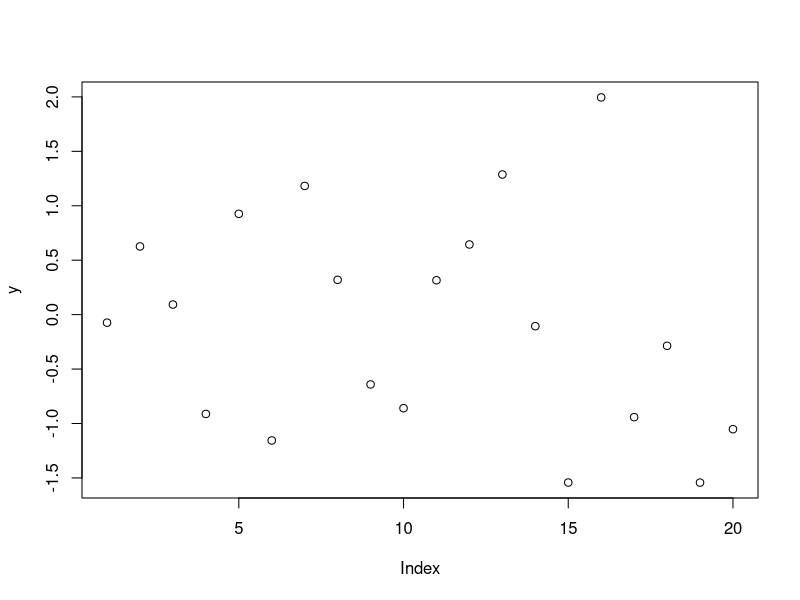
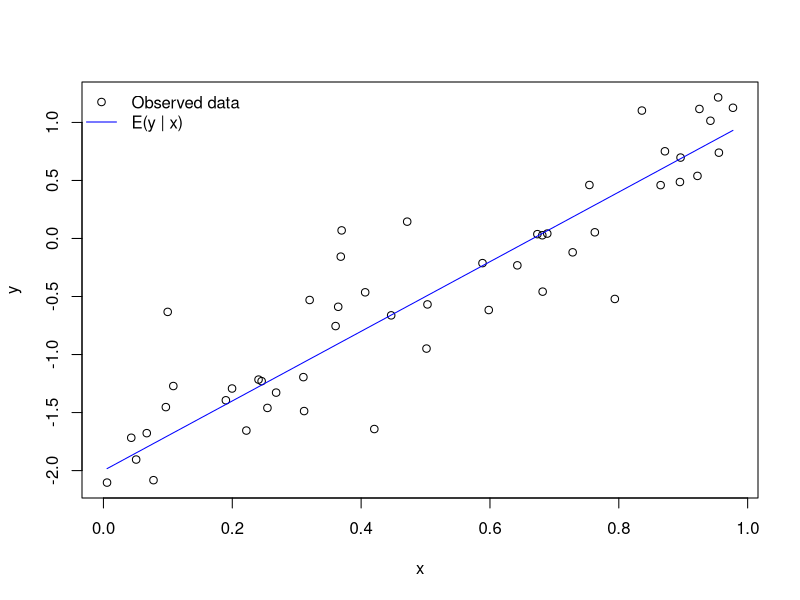
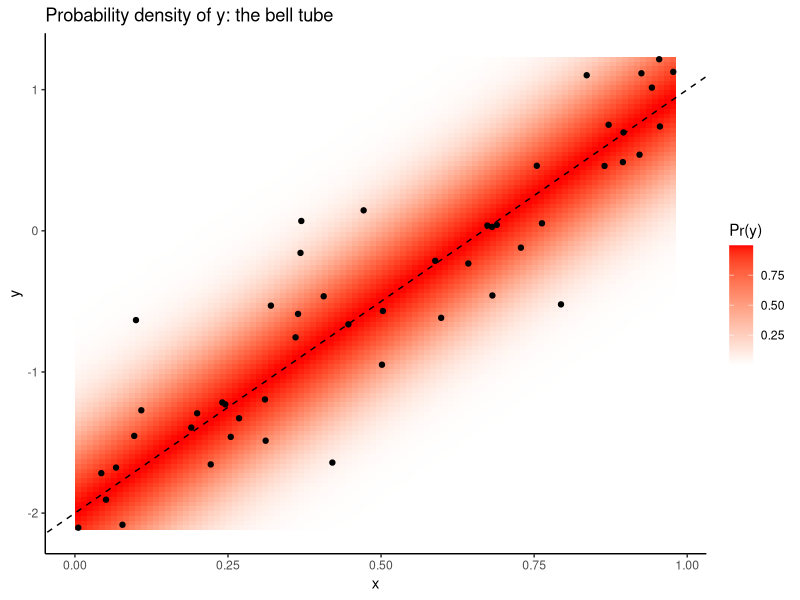
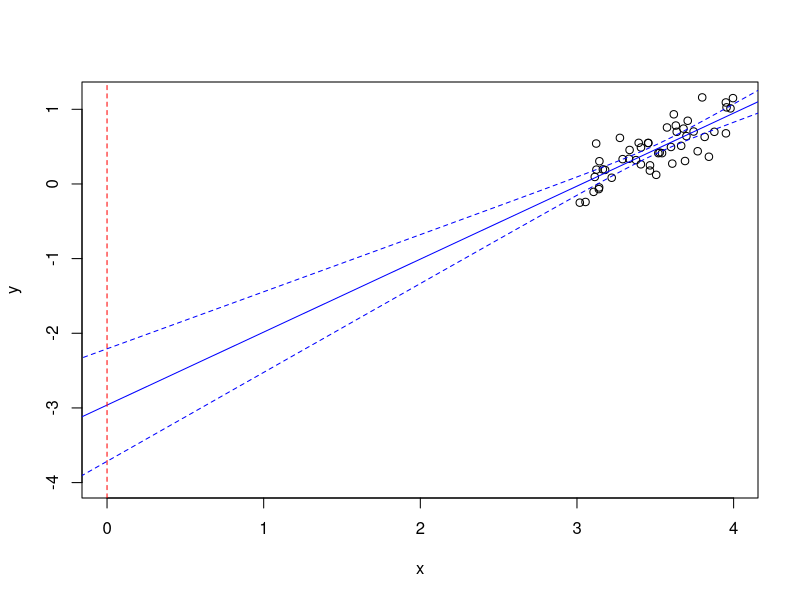
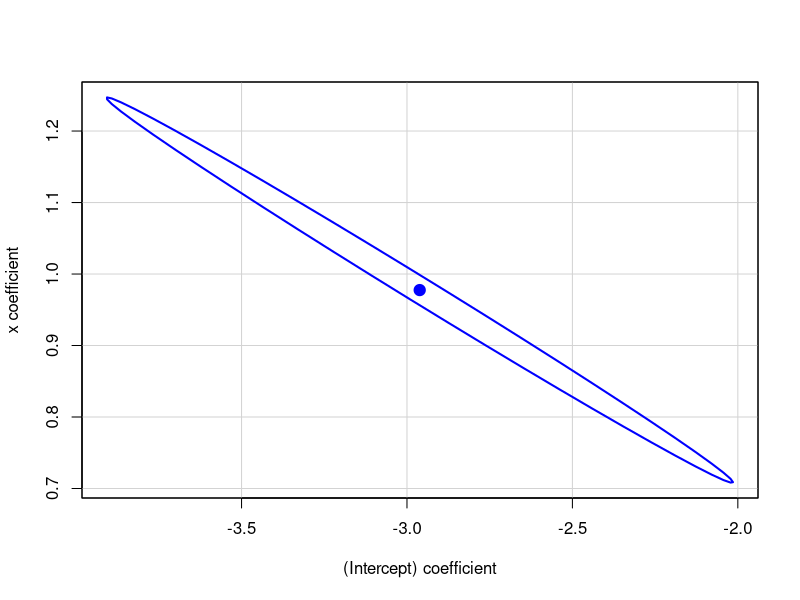
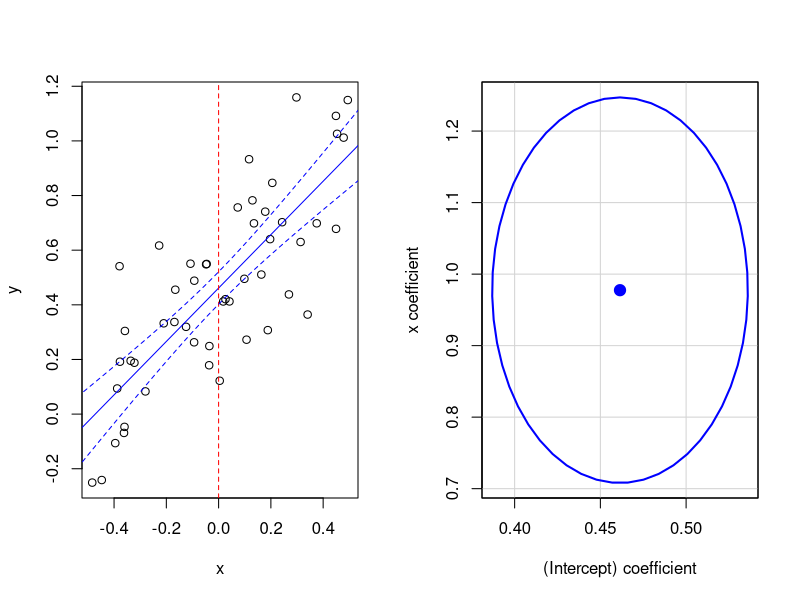
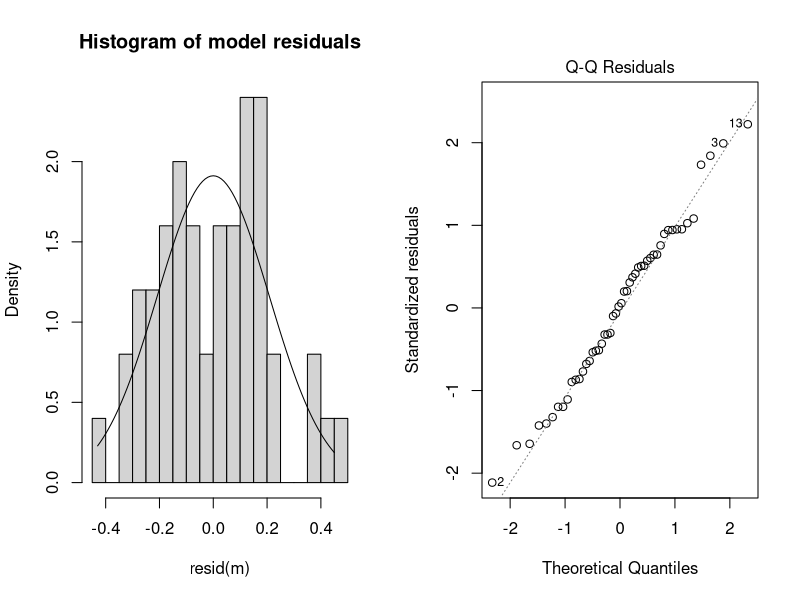
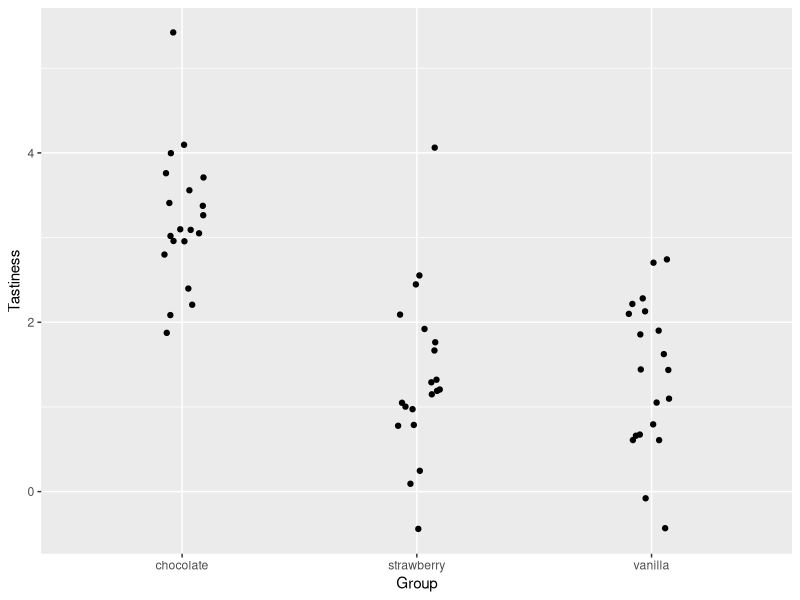

These figures' R source, in order: (Note: this script raises an error after producing the figures.)
## ---- chunk 1
# simulating a sample of 20 y values from a normal distribution 
# with mean = 0 and standard deviation = 1
y <- rnorm(n = 20, mean = 0, sd = 1)
plot(y)
## ---- chunk 2
# fitting a model of the mean with lm
m <- lm(y ~ 1)
summary(m)
## ---- chunk 3
# simulate x values
n <- 50
x <- runif(n, min = 0, max = 1)

# designate the underlying parameters for our hypothetical population
alpha <- -2
beta <- 3
sigma <- .4

# simulate values of y based on our randomly generated values of x
# and our underlying parameters
y <- rnorm(n, mean = alpha + beta * x, sd = sigma)

# plot the values of x and y
plot(x, y)

# add known mean function 
lines(x = x, y = alpha + beta * x, col='blue')
legend('topleft', 
       pch = c(1, NA), lty = c(NA, 1), 
       col = c('black', 'blue'), 
       legend = c('Observed data', 'E(y | x)'), 
       bty = 'n')
## ---- chunk 4
# show the probability density of y as a function of x
lo <- 100
yv <- seq(min(y), max(y), length.out = lo)
xv <- seq(min(x), max(x), length.out = lo)
g <- expand.grid(x = xv, y = yv)
g$py <- dnorm(g$y, alpha + beta * g$x, sigma)

sample_d <- data.frame(x = x, y = y)

library(ggplot2)
ggplot(g, aes(x=x, y=y)) + 
  geom_tile(aes(fill=py)) + 
  geom_point(data=sample_d) + 
  scale_fill_gradient2(name = "Pr(y)", high='red') + 
  theme_classic() + 
  geom_abline(intercept=alpha, slope=beta, linetype='dashed') + 
  ggtitle('Probability density of y: the bell tube')
## ---- chunk 5
m <- lm(y ~ x)
summary(m)
## ---- chunk 6

x <- runif(n)
alpha <- 0
beta <- 1
sigma <- .2
y <- rnorm(n, mean = alpha + beta * x, sd = sigma)
x <- x + 3
plot(x, y, xlim=c(0, max(x)), ylim=c(-4, max(y)))
m <- lm(y ~ x)
abline(m, col='blue')
abline(v = 0, col = "red", lty = 2)
px <- seq(-1, max(x) + 1, length.out=100)
py <- predict(m, list(x=px), se.fit=TRUE, interval='confidence')
lines(px, py$fit[, 'lwr'], lty=2, col='blue')
lines(px, py$fit[, 'upr'], lty=2, col='blue')
## ---- chunk 7
# calculate 95% confidence intervals for the parameters estimated in model m
confint(m, level = 0.95)
## ---- chunk 8
library(car)
confidenceEllipse(m)
## ---- chunk 9
par(mfrow=c(1, 2))

# center x
x <- x - mean(x)

# refit new model
m <- lm(y ~ x)

# plot data with line of best fit
plot(x, y)
abline(m, col='blue')
abline(v = 0, col = "red", lty = 2)

# add dashed lines for confidence intervals
px <- seq(min(x) - 1, max(x) + 1, length.out=100)
py <- predict(m, list(x=px), se.fit=TRUE, interval='confidence')
lines(px, py$fit[, 'lwr'], lty=2, col='blue')
lines(px, py$fit[, 'upr'], lty=2, col='blue')

# plot confidence ellipse
confidenceEllipse(m)
## ---- chunk 10
# generate a histogram of the residuals from the m model
hist(resid(m), breaks = 20, freq = F, 
     main = 'Histogram of model residuals')

# generate x-values for a normal curve
curve_x <- seq(min(resid(m)), max(resid(m)), .01)

# add the normal curve line
lines(curve_x, dnorm(curve_x, 0, summary(m)$sigma))
## ---- chunk 11
plot(m, 2)
## ---- chunk 12
# simulate data for three groups with different means
n <- 60
x <- rep(c("chocolate", "strawberry", "vanilla"), length.out = n)
x <- factor(x)
sigma <- 1
mu_y <- c(chocolate = 3.352, strawberry = .93, vanilla = 1.5)
y <- rnorm(n, mu_y[x], sigma)

# visualize results
library(ggplot2)
ggplot(data.frame(x, y), aes(x, y)) + 
  geom_jitter(position = position_jitter(width=.1)) + 
  xlab('Group') + 
  ylab('Tastiness')
## ---- chunk 13
m1 <- lm(y ~ x)
summary(m1)
## ---- chunk 14
m <- lm(y ~ 0 + x)
summary(m)
## ---- chunk 15
confint(m)
## ---- chunk 16
anova(m1)
## ---- chunk 17
par(mfrow=c(2, 2))
plot(m)
## ---- chunk 18
# set up 
n <- 50
x1 <- rnorm(n) 
x2 <- rnorm(n)
beta <- c(.5, 1, -1, 2)
sigma <- 1

# generate the design matrix X with n rows and four columns
# corresponding to the intercept, two main effects, and the interaction effect
X <- matrix(c(rep(1, n), x1, x2, x1 * x2), nrow=n)

# rather than use a linear equation (a + bx1 + bx2 + ...)
# we use matrix multiplication to generate mean y values
mu_y <- X %*% beta

# now we simulate values for y using the simulated means and sigma = 1
y <- rnorm(n, mu_y, sigma)

# estimate the parameters
m <- lm(y ~ x1 + x2 + x1:x2)
summary(m)
## ---- chunk 19
# visualizing the results in terms of the linear predictor
# create a grid of x_1 and x_2 values
lo <- 40
x1seq <- seq(min(x1), max(x1), length.out = lo)
x2seq <- seq(min(x2), max(x2), length.out = lo)
g <- expand.grid(x1=x1seq, x2=x2seq)

# calculate the expected value for each grid
g$e_y <- beta[1] + beta[2] * g$x1 + beta[3] * g$x2 + beta[4] * g$x1 * g$x2

# make a contour plot
ggplot(g, aes(x=x1, y=x2)) + 
  geom_tile(aes(fill=e_y)) + 
  stat_contour(aes(z=e_y), col='grey') + 
  scale_fill_gradient2() + 
  geom_point(data=data.frame(x1, x2))
## ---- chunk 20
library(effects)
plot(allEffects(m))
## ---- chunk 21
str(ToothGrowth)
ToothGrowth$dose <- factor(ToothGrowth$dose) 
ggplot(ToothGrowth, aes(x=interaction(dose, supp), y=len)) + 
  geom_point()
## ---- chunk 22
library(dplyr)
ToothGrowth %>%
  group_by(dose, supp) %>%
  summarize(mean = mean(len), 
            sd = sd(len), 
            n = n())
## ---- chunk 23
m <- lm(len ~ dose * supp, data = ToothGrowth)
summary(m)
## ---- chunk 24
anova(m)
## ---- chunk 25
m2 <- lm(len ~ dose + supp, data = ToothGrowth)
AIC(m, m2)
## ---- chunk 26
plot(allEffects(m))
## ---- chunk 27
# construct a new data frame for predictions
g <- expand.grid(supp = levels(ToothGrowth$supp), 
                 dose = levels(ToothGrowth$dose))
p <- predict(m, g, interval = 'confidence', type='response')
predictions <- cbind(g, data.frame(p))
predictions
## ---- chunk 28
ggplot(ToothGrowth, aes(x=interaction(dose, supp), y=len)) + 
  geom_segment(data=predictions, 
               aes(y=lwr, yend=upr, 
                   xend=interaction(dose, supp)), col='red') + 
  geom_point(data=predictions, aes(y=fit), color='red', size=2, shape=2) + 
  geom_jitter(position = position_jitter(width=.1), shape=1) + 
  ylab("Length")
## ---- chunk 29
# covariate values
n <- 100
x1 <- rnorm(n)
x2 <- factor(sample(c('A', 'B'), n, replace=TRUE))

# random intercepts & slopes
set.seed(12903)
a <- rnorm(2)
b <- rnorm(2)

sigma <- .4

# construct design matrix
X <- matrix(c(ifelse(x2 == 'A', 1, 0), 
              ifelse(x2 == 'B', 1, 0), 
              ifelse(x2 == 'A', x1, 0), 
              ifelse(x2 == 'B', x1, 0)
            ), nrow=n)

mu_y <- X %*% c(a, b)

# simulate data
y <- rnorm(n, mu_y, sigma)
## ---- chunk 30
m <- lm(y ~ x1 + x2 + x1:x2)
summary(m)
## ---- chunk 31
plot(x1, y, col=x2, pch=19)
legend('topright', col=1:2, legend=c('Group A', 'Group B'), pch=19)
abline(coef(m)[1], coef(m)[2])
abline(coef(m)[1] + coef(m)[3], coef(m)[2] + coef(m)[4], col='red')
